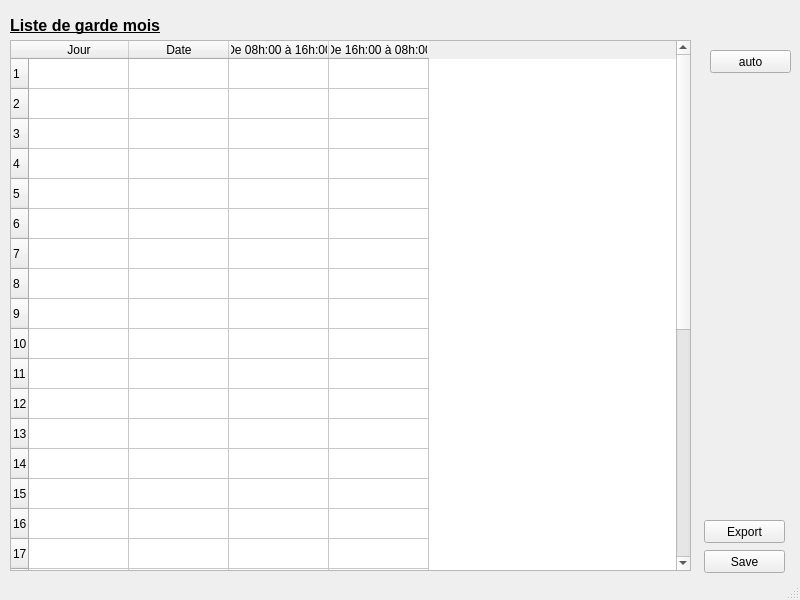
<?xml version="1.0" encoding="UTF-8"?>
<ui version="4.0">
 <class>MainWindow</class>
 <widget class="QMainWindow" name="MainWindow">
  <property name="geometry">
   <rect>
    <x>0</x>
    <y>0</y>
    <width>800</width>
    <height>600</height>
   </rect>
  </property>
  <property name="sizePolicy">
   <sizepolicy hsizetype="Preferred" vsizetype="Fixed">
    <horstretch>0</horstretch>
    <verstretch>0</verstretch>
   </sizepolicy>
  </property>
  <property name="minimumSize">
   <size>
    <width>800</width>
    <height>600</height>
   </size>
  </property>
  <property name="maximumSize">
   <size>
    <width>800</width>
    <height>600</height>
   </size>
  </property>
  <property name="windowTitle">
   <string>Planing de garde pharmacie</string>
  </property>
  <widget class="QWidget" name="centralwidget">
   <widget class="QPushButton" name="pushButton">
    <property name="geometry">
     <rect>
      <x>704</x>
      <y>550</y>
      <width>81</width>
      <height>23</height>
     </rect>
    </property>
    <property name="text">
     <string>Save</string>
    </property>
   </widget>
   <widget class="QLabel" name="label">
    <property name="geometry">
     <rect>
      <x>10</x>
      <y>10</y>
      <width>441</width>
      <height>31</height>
     </rect>
    </property>
    <property name="font">
     <font>
      <pointsize>12</pointsize>
      <weight>75</weight>
      <italic>false</italic>
      <bold>true</bold>
      <underline>true</underline>
     </font>
    </property>
    <property name="text">
     <string>Liste de garde mois</string>
    </property>
    <property name="alignment">
     <set>Qt::AlignLeading|Qt::AlignLeft|Qt::AlignVCenter</set>
    </property>
   </widget>
   <widget class="QPushButton" name="pushButton_2">
    <property name="geometry">
     <rect>
      <x>704</x>
      <y>520</y>
      <width>81</width>
      <height>23</height>
     </rect>
    </property>
    <property name="text">
     <string>Export</string>
    </property>
   </widget>
   <widget class="QTableWidget" name="tableWidget">
    <property name="geometry">
     <rect>
      <x>10</x>
      <y>40</y>
      <width>681</width>
      <height>531</height>
     </rect>
    </property>
    <property name="editTriggers">
     <set>QAbstractItemView::NoEditTriggers</set>
    </property>
    <property name="selectionMode">
     <enum>QAbstractItemView::NoSelection</enum>
    </property>
    <row>
     <property name="text">
      <string>1</string>
     </property>
    </row>
    <row>
     <property name="text">
      <string>2</string>
     </property>
    </row>
    <row>
     <property name="text">
      <string>3</string>
     </property>
    </row>
    <row>
     <property name="text">
      <string>4</string>
     </property>
    </row>
    <row>
     <property name="text">
      <string>5</string>
     </property>
    </row>
    <row>
     <property name="text">
      <string>6</string>
     </property>
    </row>
    <row>
     <property name="text">
      <string>7</string>
     </property>
    </row>
    <row>
     <property name="text">
      <string>8</string>
     </property>
    </row>
    <row>
     <property name="text">
      <string>9</string>
     </property>
    </row>
    <row>
     <property name="text">
      <string>10</string>
     </property>
    </row>
    <row>
     <property name="text">
      <string>11</string>
     </property>
    </row>
    <row>
     <property name="text">
      <string>12</string>
     </property>
    </row>
    <row>
     <property name="text">
      <string>13</string>
     </property>
    </row>
    <row>
     <property name="text">
      <string>14</string>
     </property>
    </row>
    <row>
     <property name="text">
      <string>15</string>
     </property>
    </row>
    <row>
     <property name="text">
      <string>16</string>
     </property>
    </row>
    <row>
     <property name="text">
      <string>17</string>
     </property>
    </row>
    <row>
     <property name="text">
      <string>18</string>
     </property>
    </row>
    <row>
     <property name="text">
      <string>19</string>
     </property>
    </row>
    <row>
     <property name="text">
      <string>20</string>
     </property>
    </row>
    <row>
     <property name="text">
      <string>21</string>
     </property>
    </row>
    <row>
     <property name="text">
      <string>22</string>
     </property>
    </row>
    <row>
     <property name="text">
      <string>23</string>
     </property>
    </row>
    <row>
     <property name="text">
      <string>24</string>
     </property>
    </row>
    <row>
     <property name="text">
      <string>25</string>
     </property>
    </row>
    <row>
     <property name="text">
      <string>26</string>
     </property>
    </row>
    <row>
     <property name="text">
      <string>27</string>
     </property>
    </row>
    <row>
     <property name="text">
      <string>28</string>
     </property>
    </row>
    <row>
     <property name="text">
      <string>29</string>
     </property>
    </row>
    <row>
     <property name="text">
      <string>30</string>
     </property>
    </row>
    <row>
     <property name="text">
      <string>31</string>
     </property>
    </row>
    <column>
     <property name="text">
      <string>Jour</string>
     </property>
    </column>
    <column>
     <property name="text">
      <string>Date</string>
     </property>
    </column>
    <column>
     <property name="text">
      <string>De 08h:00 à 16h:00</string>
     </property>
    </column>
    <column>
     <property name="text">
      <string>De 16h:00 à 08h:00</string>
     </property>
    </column>
   </widget>
   <widget class="QPushButton" name="pushButton_3">
    <property name="geometry">
     <rect>
      <x>710</x>
      <y>50</y>
      <width>81</width>
      <height>23</height>
     </rect>
    </property>
    <property name="text">
     <string>auto</string>
    </property>
   </widget>
  </widget>
  <widget class="QStatusBar" name="statusbar"/>
 </widget>
 <resources/>
 <connections/>
</ui>
